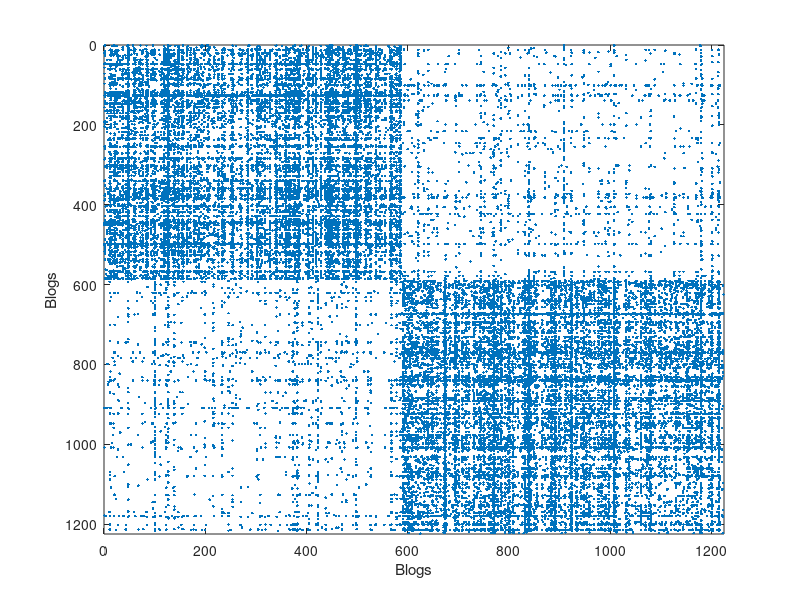
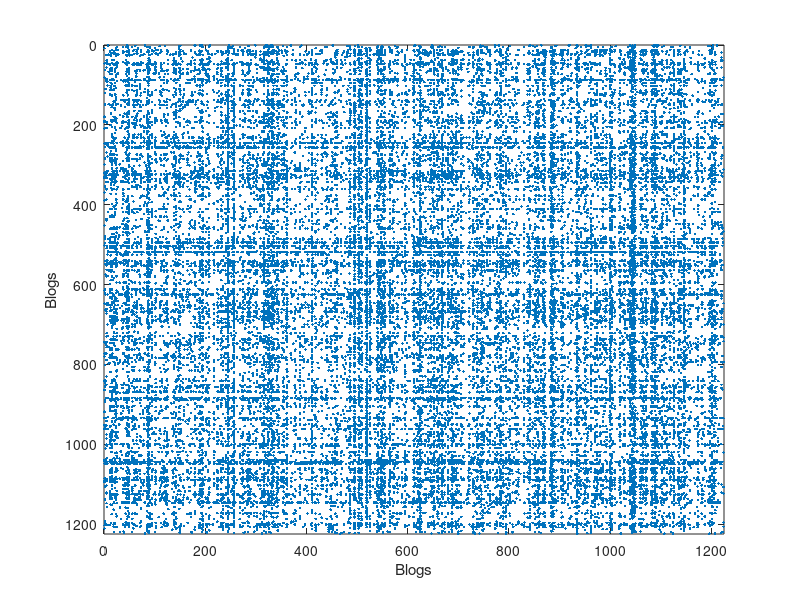

Reproduce these figures in MATLAB, in order. (Note: this script raises an error after producing the figures.)
%% Sparse Networks with Overlapping Communities (SNOC) package: demo_overlappingcommunity
%
% This Matlab script finds overlapping communities in a network of
% political blogs, using the wrapper function
% overlapping_community_detection.m. For a full analysis of this dataset,
% see the Matlab demo demo_polblogs.m.
%
% For downloading the package and information on installation, visit the
% <https://github.com/misxenia/SNOC SNOC webpage>.
% 
% Reference: 
%
% * A. Todeschini, X. Miscouridou and F. Caron (2017) <https://arxiv.org/abs/1602.02114 Exchangeable Random Measures for Sparse and Modular Graphs with Overlapping Communities>. arXiv:1602.02114.
%
% Authors: 
%
% * <http://adrien.tspace.fr/ A. Todeschini>, Inria
% * <http://csml.stats.ox.ac.uk/people/miscouridou/ X. Miscouridou>, University of Oxford
% * <http://www.stats.ox.ac.uk/~caron/ F. Caron>, University of Oxford
% 
% Tested on Matlab R2016a. Requires the statistics toolbox.
%
% Last Modified: 07/11/2017
%%

close all
clear all

% Add path
addpath ./GGP/ ./CGGP/ ./utils/

%% Load network of political blogs
% Data can be downloaded from
% <https://www.cise.ufl.edu/research/sparse/mat/Newman/polblogs.mat here>.

load ./data/polblogs/polblogs.mat

titlenetwork = 'Political blogosphere Feb. 2005';
name = 'polblogs';
labels = {'Blogs', 'Blogs'};
groupfield = 'name'; % meta field displayed for group plot

% Transform the graph to obtain a simple graph
G = Problem.A | Problem.A'; % make undirected graph
G = logical(G-diag(diag(G))); % remove self edges (#3)

% Collect metadata
meta.name = cellstr(Problem.aux.nodename);
meta.source = cellstr(Problem.aux.nodesource);
meta.isright = logical(Problem.aux.nodevalue);
meta.degree = num2cell(full(sum(G,2)));
meta.groups = zeros(size(meta.isright));
meta.groups(~meta.isright) = 1;
meta.groups(meta.isright) = 2;
color_groups = [0 0 .8; .8 0 0];
label_groups = {'Left', 'Right'};
fn = fieldnames(meta);

% Remove nodes with no edge (#266)
ind = any(G);
G = G(ind, ind);
for i=1:length(fn)
    meta.(fn{i}) = meta.(fn{i})(ind);
end

% Plot adjacency matrix (sorted)
figure('name', 'Adjacency matrix (sorted by ground truth political leaning)')
spy(G);
xlabel(labels{2})
ylabel(labels{1})

%%

% Shuffle nodes: irrelevant due to exchangeability, just to check we do not cheat!
ind = randperm(size(G,1));
G = G(ind, ind);
for i=1:length(fn)
    meta.(fn{i}) = meta.(fn{i})(ind);
end

% Plot adjacency matrix (unsorted)
figure('name', 'Adjacency matrix (unsorted)')
spy(G);
xlabel(labels{2})
ylabel(labels{1})

%% Find overlapping communities
%

p = 2; % Number of communities
niter = 20000; % Number of iterations
[degree_correction, community_affiliation, community_detection] = overlapping_community_detection(G, p, niter);


%% Some plots
%

% Identify each feature as liberal or conservative using ground truth 
% (This step would normally require a human interpretation of the features)
[~, ind_features] = sort(median(community_affiliation(meta.isright,:), 1)./median(community_affiliation, 1));
featnames = {'Liberal', 'Conservative'}; % Name of the interpreted features

% Print classification performance with ground truth
[confmat] = print_classif(fullfile('./', ['classif_' num2str(p) 'f.txt']), ...
    community_detection, meta.groups, ind_features, label_groups);


%%

% Plot levels of affiliation to each community for a subset of blogs
color = [0 0 .8; .8 0 0];
names = {'blogsforbush.com'
    'instapundit.com'
    'drudgereport.com'
    'tagorda.com'
    'danieldrezner.com/blog'
    'andrewsullivan.com'
    'iwantmycountryback.org'
    'democraticunderground.com'
    'wonkette.com'
    'washingtonmonthly.com'
    'dailykos.com'
    'atrios.blogspot.com'};
ind = zeros(size(names,1),1);
lab = cell(size(names,1), 1);
for i=1:size(names,1)
    ind(i) = find(strcmp(meta.name, names{i}) & strcmp(meta.name, names{i,1}));
    lab{i} = sprintf('%s (%s)', names{i}, label_groups{meta.groups(ind(i))}(1));
end
plot_nodesfeatures(community_affiliation, ind, ind_features, lab, featnames, color);

%%

% Plot the graph by clustering the nodes by community with maximum level of affiliation to see block structure
plot_sortedgraph(G, community_detection, community_detection, ind_features, labels);